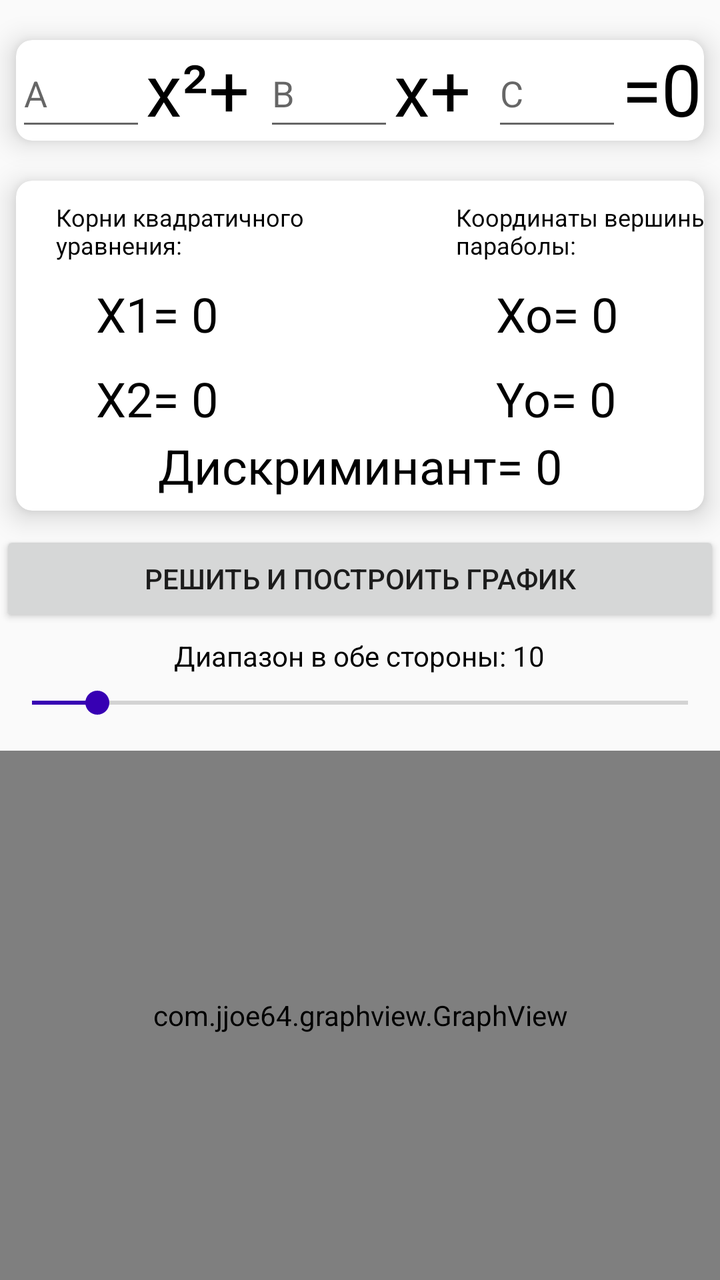
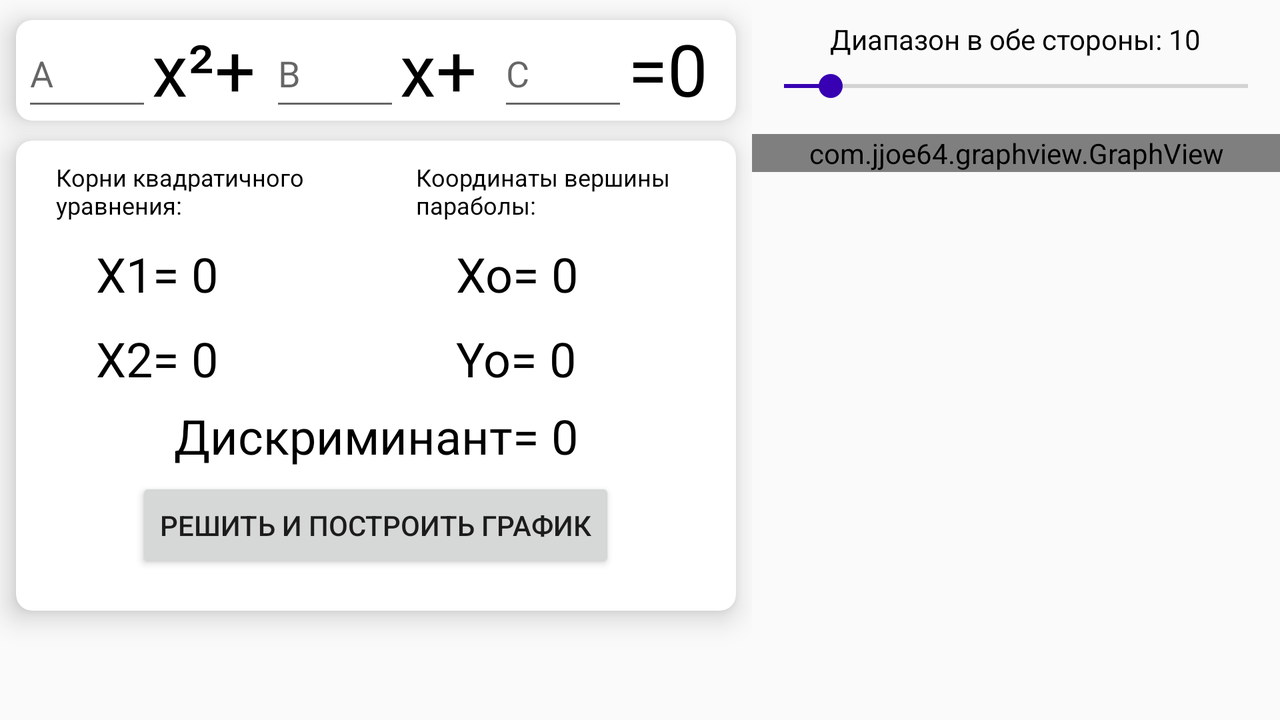

The same Android screen from two of the app's own layout files: first res/layout/ as a phone draws it, then the repository's variant for another configuration, drawn on a device whose configuration selects that folder. Both files follow.
<!-- AndroidManifest.xml: application theme AppTheme -->
<!-- res/layout/activity_secondary.xml -->
<?xml version="1.0" encoding="utf-8"?>
<LinearLayout xmlns:android="http://schemas.android.com/apk/res/android"
    xmlns:app="http://schemas.android.com/apk/res-auto"
    xmlns:tools="http://schemas.android.com/tools"
    android:orientation="vertical"
    android:layout_width="match_parent"
    android:layout_height="match_parent"
    tools:context=".secondaryActivity"
    android:weightSum="10">


        <android.support.v7.widget.CardView
            android:id="@+id/CardView2"
            android:layout_width="match_parent"
            android:layout_height="wrap_content"
            android:layout_columnWeight="1"
            android:layout_marginStart="8dp"
            android:layout_marginTop="20dp"
            android:layout_marginEnd="8dp"
            app:cardCornerRadius="8dp"
            app:cardElevation="8dp"
            app:layout_constraintEnd_toEndOf="parent"
            app:layout_constraintHorizontal_bias="0.0"
            app:layout_constraintStart_toStartOf="parent"
            app:layout_constraintTop_toTopOf="parent">

            <LinearLayout
                android:layout_width="wrap_content"
                android:layout_height="match_parent"
                android:layout_gravity="center_vertical|center_horizontal"
                android:orientation="horizontal"
                app:layout_constraintEnd_toEndOf="parent"
                app:layout_constraintHorizontal_bias="0.0"
                app:layout_constraintStart_toStartOf="parent"
                app:layout_constraintTop_toTopOf="parent">

                <EditText
                    android:id="@+id/editText"
                    android:layout_width="65dp"
                    android:layout_height="match_parent"
                    android:ems="10"
                    android:hint="A"
                    android:inputType="numberSigned|numberDecimal"
                    app:layout_constraintStart_toStartOf="parent"
                    app:layout_constraintTop_toTopOf="parent" />

                <TextView
                    android:id="@+id/textView2"
                    android:layout_width="59dp"
                    android:layout_height="match_parent"
                    android:fontFamily="sans-serif"
                    android:text="x²+"
                    android:textColor="@android:color/black"
                    android:textSize="36sp"
                    app:layout_constraintStart_toStartOf="parent"
                    app:layout_constraintTop_toTopOf="parent" />

                <EditText
                    android:id="@+id/editText2"
                    android:layout_width="65dp"
                    android:layout_height="match_parent"
                    android:ems="10"
                    android:hint="B"
                    android:inputType="numberSigned|numberDecimal"
                    app:layout_constraintStart_toStartOf="parent"
                    app:layout_constraintTop_toTopOf="parent" />

                <TextView
                    android:id="@+id/textView5"
                    android:layout_width="49dp"
                    android:layout_height="match_parent"
                    android:fontFamily="sans-serif"
                    android:text="x+"
                    android:textColor="@android:color/black"
                    android:textSize="36sp"
                    app:layout_constraintStart_toStartOf="parent"
                    app:layout_constraintTop_toTopOf="parent" />

                <EditText
                    android:id="@+id/editText3"
                    android:layout_width="65dp"
                    android:layout_height="match_parent"
                    android:ems="10"
                    android:hint="C"
                    android:inputType="numberSigned|numberDecimal"
                    app:layout_constraintStart_toStartOf="parent"
                    app:layout_constraintTop_toTopOf="parent" />

                <TextView
                    android:id="@+id/textView"
                    android:layout_width="51dp"
                    android:layout_height="match_parent"
                    android:fontFamily="sans-serif"
                    android:text="=0"
                    android:textColor="@android:color/black"
                    android:textSize="36sp"
                    app:layout_constraintStart_toStartOf="parent"
                    app:layout_constraintTop_toTopOf="parent" />
            </LinearLayout>
        </android.support.v7.widget.CardView>

        <android.support.v7.widget.CardView
            android:layout_width="match_parent"
            android:layout_height="165dp"
            android:layout_marginStart="8dp"
            android:layout_marginTop="20dp"
            android:layout_marginEnd="8dp"
            app:cardCornerRadius="8dp"
            app:cardElevation="8dp"
            app:layout_constraintEnd_toEndOf="parent"
            app:layout_constraintStart_toStartOf="parent"
            app:layout_constraintTop_toTopOf="parent">

            <TextView
                android:id="@+id/textView7"
                android:layout_width="wrap_content"
                android:layout_height="wrap_content"
                android:layout_gravity="center_horizontal|center_vertical"
                android:layout_marginTop="60dp"
                android:text="Дискриминант= 0"
                android:textColor="@android:color/black"
                android:textSize="24sp"
                app:layout_constraintStart_toStartOf="parent"
                app:layout_constraintTop_toTopOf="parent" />

            <LinearLayout
                android:layout_width="200sp"
                android:layout_height="wrap_content"
                android:orientation="vertical">

                <TextView
                    android:id="@+id/textView1"
                    android:layout_width="wrap_content"
                    android:layout_height="wrap_content"
                    android:layout_marginLeft="20dp"
                    android:layout_marginTop="10dp"
                    android:text="Корни квадратичного уравнения:"
                    android:textColor="@android:color/black"
                    android:textSize="12sp"
                    app:layout_constraintStart_toStartOf="parent"
                    app:layout_constraintTop_toTopOf="parent" />

                <TextView
                    android:id="@+id/textView8"
                    android:layout_width="match_parent"
                    android:layout_height="wrap_content"
                    android:layout_marginLeft="40dp"
                    android:layout_marginTop="10dp"

                    android:text="X1= 0"
                    android:textColor="@android:color/black"
                    android:textSize="24sp"
                    app:layout_constraintStart_toStartOf="parent"
                    app:layout_constraintTop_toTopOf="parent" />

                <TextView
                    android:id="@+id/textView4"
                    android:layout_width="match_parent"
                    android:layout_height="wrap_content"
                    android:layout_marginLeft="40dp"
                    android:layout_marginTop="10dp"
                    android:text="X2= 0"
                    android:textColor="@android:color/black"
                    android:textSize="24sp"
                    app:layout_constraintStart_toStartOf="parent"
                    app:layout_constraintTop_toTopOf="parent" />

            </LinearLayout>

            <LinearLayout
                android:layout_width="200sp"
                android:layout_height="wrap_content"
                android:layout_marginLeft="200sp"
                android:orientation="vertical">

                <TextView
                    android:id="@+id/textView9"
                    android:layout_width="wrap_content"
                    android:layout_height="wrap_content"
                    android:layout_marginLeft="20dp"
                    android:layout_marginTop="10dp"
                    android:text="Координаты вершины параболы:"
                    android:textColor="@android:color/black"
                    android:textSize="12sp"
                    app:layout_constraintEnd_toEndOf="parent"
                    app:layout_constraintTop_toTopOf="parent" />

                <TextView
                    android:id="@+id/textView13"
                    android:layout_width="match_parent"
                    android:layout_height="wrap_content"
                    android:layout_marginLeft="40dp"
                    android:layout_marginTop="10dp"
                    android:text="Xo= 0"
                    android:textColor="@android:color/black"
                    android:textSize="24sp"
                    app:layout_constraintEnd_toEndOf="parent"
                    app:layout_constraintTop_toTopOf="parent" />

                <TextView
                    android:id="@+id/textView6"
                    android:layout_width="match_parent"
                    android:layout_height="wrap_content"
                    android:layout_marginLeft="40dp"
                    android:layout_marginTop="10dp"
                    android:text="Yo= 0"
                    android:textColor="@android:color/black"
                    android:textSize="24sp"
                    app:layout_constraintEnd_toEndOf="parent"
                    app:layout_constraintTop_toBottomOf="@+id/textView13"
                    app:layout_constraintTop_toTopOf="parent" />
            </LinearLayout>

        </android.support.v7.widget.CardView>

        <LinearLayout
            android:layout_width="match_parent"
            android:layout_height="wrap_content"
            android:layout_marginTop="5dp"
            android:orientation="vertical"
            app:layout_constraintTop_toTopOf="parent"
            tools:layout_editor_absoluteX="10dp">

            <Button
                android:id="@+id/button"
                android:layout_width="match_parent"
                android:layout_height="wrap_content"
                android:layout_gravity="center_horizontal|center_vertical"
                android:layout_marginTop="5dp"
                android:onClick="OnButton1Click"
                android:text="Решить и построить график"
                app:layout_constraintStart_toStartOf="parent"
                app:layout_constraintTop_toTopOf="parent" />

            <TextView
                android:id="@+id/textView15"
                android:layout_width="wrap_content"
                android:layout_height="wrap_content"
                android:layout_gravity="center_horizontal|center_vertical"
                android:layout_marginTop="5dp"
                android:text="Диапазон в обе стороны: 10"
                android:textColor="@android:color/black"
                app:layout_constraintStart_toStartOf="parent"
                app:layout_constraintTop_toTopOf="parent" />

            <SeekBar
                android:id="@+id/seekBar"
                android:layout_width="match_parent"
                android:layout_height="wrap_content"
                android:layout_gravity="center_horizontal|center_vertical"
                android:layout_marginTop="5dp"
                android:max="100"
                android:progress="10"
                app:layout_constraintTop_toTopOf="parent"
                tools:layout_editor_absoluteX="8dp"
                tools:style="@style/Widget.AppCompat.SeekBar" />

        </LinearLayout>

    <com.jjoe64.graphview.GraphView
        android:id="@+id/graph"
        android:layout_width="match_parent"
        android:layout_height="match_parent"
        android:layout_marginTop="15dp" />

</LinearLayout>
<!-- resources referenced by this layout -->
<resources>
  <style name="AppTheme" parent="Theme.AppCompat.Light.DarkActionBar">
          
          <item name="colorPrimary">@android:color/holo_blue_bright</item>
          <item name="colorPrimaryDark">@android:color/holo_blue_light</item>
          <item name="colorAccent">@color/design_default_color_primary_dark</item>
      </style>
</resources>
<!-- res/layout-land/activity_secondary.xml (the repository's variant of the layout above) -->
<!-- drawn on the phone turned sideways -->
<?xml version="1.0" encoding="utf-8"?>
<LinearLayout xmlns:android="http://schemas.android.com/apk/res/android"
    xmlns:app="http://schemas.android.com/apk/res-auto"
    xmlns:tools="http://schemas.android.com/tools"
    android:orientation="vertical"
    android:layout_width="match_parent"
    android:layout_height="match_parent"
    tools:context=".secondaryActivity"
    android:weightSum="10">

    <LinearLayout
        android:layout_width="match_parent"
        android:layout_height="match_parent"
        android:orientation="horizontal"
        >
        <LinearLayout
            android:layout_width="wrap_content"
            android:layout_height="match_parent"
            android:orientation="vertical">


        <android.support.v7.widget.CardView
            android:id="@+id/CardView2"
            android:layout_width="match_parent"
            android:layout_height="wrap_content"
            android:layout_columnWeight="1"
            android:layout_marginStart="8dp"
            android:layout_marginTop="10dp"
            android:layout_marginEnd="8dp"
            app:cardCornerRadius="8dp"
            app:cardElevation="8dp"
            app:layout_constraintEnd_toEndOf="parent"
            app:layout_constraintHorizontal_bias="0.0"
            app:layout_constraintStart_toStartOf="parent"
            app:layout_constraintTop_toTopOf="parent">

            <LinearLayout
                android:layout_width="wrap_content"
                android:layout_height="match_parent"
                android:layout_gravity="center_vertical|center_horizontal"
                android:orientation="horizontal"
                app:layout_constraintEnd_toEndOf="parent"
                app:layout_constraintHorizontal_bias="0.0"
                app:layout_constraintStart_toStartOf="parent"
                app:layout_constraintTop_toTopOf="parent">

                <EditText
                    android:id="@+id/editText"
                    android:layout_width="65dp"
                    android:layout_height="match_parent"
                    android:ems="10"
                    android:hint="A"
                    android:inputType="numberSigned|numberDecimal"
                    app:layout_constraintStart_toStartOf="parent"
                    app:layout_constraintTop_toTopOf="parent" />

                <TextView
                    android:id="@+id/textView2"
                    android:layout_width="59dp"
                    android:layout_height="match_parent"
                    android:fontFamily="sans-serif"
                    android:text="x²+"
                    android:textColor="@android:color/black"
                    android:textSize="36sp"
                    app:layout_constraintStart_toStartOf="parent"
                    app:layout_constraintTop_toTopOf="parent" />

                <EditText
                    android:id="@+id/editText2"
                    android:layout_width="65dp"
                    android:layout_height="match_parent"
                    android:ems="10"
                    android:hint="B"
                    android:inputType="numberSigned|numberDecimal"
                    app:layout_constraintStart_toStartOf="parent"
                    app:layout_constraintTop_toTopOf="parent" />

                <TextView
                    android:id="@+id/textView5"
                    android:layout_width="49dp"
                    android:layout_height="match_parent"
                    android:fontFamily="sans-serif"
                    android:text="x+"
                    android:textColor="@android:color/black"
                    android:textSize="36sp"
                    app:layout_constraintStart_toStartOf="parent"
                    app:layout_constraintTop_toTopOf="parent" />

                <EditText
                    android:id="@+id/editText3"
                    android:layout_width="65dp"
                    android:layout_height="match_parent"
                    android:ems="10"
                    android:hint="C"
                    android:inputType="numberSigned|numberDecimal"
                    app:layout_constraintStart_toStartOf="parent"
                    app:layout_constraintTop_toTopOf="parent" />

                <TextView
                    android:id="@+id/textView"
                    android:layout_width="51dp"
                    android:layout_height="match_parent"
                    android:fontFamily="sans-serif"
                    android:text="=0"
                    android:textColor="@android:color/black"
                    android:textSize="36sp"
                    app:layout_constraintStart_toStartOf="parent"
                    app:layout_constraintTop_toTopOf="parent" />
            </LinearLayout>
        </android.support.v7.widget.CardView>

            <android.support.v7.widget.CardView
                android:layout_width="match_parent"
                android:layout_height="235dp"
                android:layout_marginStart="8dp"
                android:layout_marginTop="10dp"
                android:layout_marginEnd="8dp"
                app:cardCornerRadius="8dp"
                app:cardElevation="8dp"
                app:layout_constraintEnd_toEndOf="parent"
                app:layout_constraintStart_toStartOf="parent"
                app:layout_constraintTop_toTopOf="parent">

                <TextView
                    android:id="@+id/textView7"
                    android:layout_width="wrap_content"
                    android:layout_height="wrap_content"
                    android:layout_gravity="center_horizontal|center_vertical"
                    android:layout_marginTop="30dp"
                    android:text="Дискриминант= 0"
                    android:textColor="@android:color/black"
                    android:textSize="24sp"
                    app:layout_constraintStart_toStartOf="parent"
                    app:layout_constraintTop_toTopOf="parent" />

                <Button
                    android:id="@+id/button"
                    android:layout_width="wrap_content"
                    android:layout_height="wrap_content"
                    android:layout_gravity="center_horizontal|center_vertical"
                    android:layout_marginTop="75dp"
                    android:onClick="OnButton1Click"
                    android:text="Решить и построить график"
                    app:layout_constraintStart_toStartOf="parent"
                    app:layout_constraintTop_toTopOf="parent" />

                <LinearLayout
                    android:layout_width="180dp"
                    android:layout_height="wrap_content"
                    android:orientation="vertical">

                    <TextView
                        android:id="@+id/textView1"
                        android:layout_width="wrap_content"
                        android:layout_height="wrap_content"
                        android:layout_marginLeft="20dp"
                        android:layout_marginTop="10dp"
                        android:text="Корни квадратичного уравнения:"
                        android:textColor="@android:color/black"
                        android:textSize="12sp"
                        app:layout_constraintStart_toStartOf="parent"
                        app:layout_constraintTop_toTopOf="parent" />

                    <TextView
                        android:id="@+id/textView8"
                        android:layout_width="match_parent"
                        android:layout_height="wrap_content"
                        android:layout_marginLeft="40dp"
                        android:layout_marginTop="10dp"

                        android:text="X1= 0"
                        android:textColor="@android:color/black"
                        android:textSize="24sp"
                        app:layout_constraintStart_toStartOf="parent"
                        app:layout_constraintTop_toTopOf="parent" />

                    <TextView
                        android:id="@+id/textView4"
                        android:layout_width="match_parent"
                        android:layout_height="wrap_content"
                        android:layout_marginLeft="40dp"
                        android:layout_marginTop="10dp"
                        android:text="X2= 0"
                        android:textColor="@android:color/black"
                        android:textSize="24sp"
                        app:layout_constraintStart_toStartOf="parent"
                        app:layout_constraintTop_toTopOf="parent" />

                </LinearLayout>

                <LinearLayout
                    android:layout_width="180dp"
                    android:layout_height="wrap_content"
                    android:layout_marginLeft="180sp"
                    android:orientation="vertical">

                    <TextView
                        android:id="@+id/textView9"
                        android:layout_width="wrap_content"
                        android:layout_height="wrap_content"
                        android:layout_marginLeft="20dp"
                        android:layout_marginTop="10dp"
                        android:text="Координаты вершины параболы:"
                        android:textColor="@android:color/black"
                        android:textSize="12sp"
                        app:layout_constraintEnd_toEndOf="parent"
                        app:layout_constraintTop_toTopOf="parent" />

                    <TextView
                        android:id="@+id/textView13"
                        android:layout_width="match_parent"
                        android:layout_height="wrap_content"
                        android:layout_marginLeft="40dp"
                        android:layout_marginTop="10dp"
                        android:text="Xo= 0"
                        android:textColor="@android:color/black"
                        android:textSize="24sp"
                        app:layout_constraintEnd_toEndOf="parent"
                        app:layout_constraintTop_toTopOf="parent" />

                    <TextView
                        android:id="@+id/textView6"
                        android:layout_width="match_parent"
                        android:layout_height="wrap_content"
                        android:layout_marginLeft="40dp"
                        android:layout_marginTop="10dp"
                        android:text="Yo= 0"
                        android:textColor="@android:color/black"
                        android:textSize="24sp"
                        app:layout_constraintEnd_toEndOf="parent"
                        app:layout_constraintTop_toBottomOf="@+id/textView13"
                        app:layout_constraintTop_toTopOf="parent" />
                </LinearLayout>

            </android.support.v7.widget.CardView>
        </LinearLayout>

        <LinearLayout
            android:layout_width="match_parent"
            android:layout_height="wrap_content"
            android:layout_marginTop="5dp"
            android:orientation="vertical"
            app:layout_constraintTop_toTopOf="parent"
            tools:layout_editor_absoluteX="10dp">

            <TextView
                android:id="@+id/textView15"
                android:layout_width="wrap_content"
                android:layout_height="wrap_content"
                android:layout_gravity="center_horizontal|center_vertical"
                android:layout_marginTop="5dp"
                android:text="Диапазон в обе стороны: 10"
                android:textColor="@android:color/black"
                app:layout_constraintStart_toStartOf="parent"
                app:layout_constraintTop_toTopOf="parent" />

            <SeekBar
                android:id="@+id/seekBar"
                android:layout_width="match_parent"
                android:layout_height="wrap_content"
                android:layout_gravity="center_horizontal|center_vertical"
                android:layout_marginTop="5dp"
                android:max="100"
                android:progress="10"
                app:layout_constraintTop_toTopOf="parent"
                tools:layout_editor_absoluteX="8dp"
                tools:style="@style/Widget.AppCompat.SeekBar" />

            <com.jjoe64.graphview.GraphView
                android:id="@+id/graph"
                android:layout_width="match_parent"
                android:layout_height="match_parent"
                android:layout_marginTop="15dp" />

        </LinearLayout>

    </LinearLayout>
</LinearLayout>
